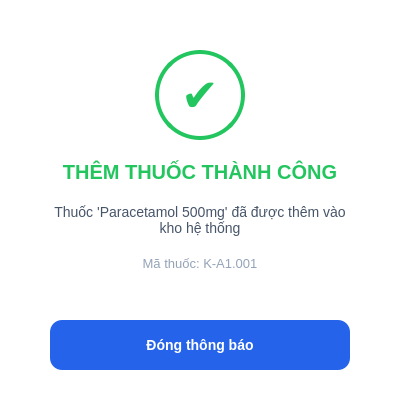
<?xml version="1.0" encoding="UTF-8"?>
<ui version="4.0">
 <class>dlg_add_success</class>
 <widget class="QDialog" name="dlg_add_success">
  <property name="geometry">
   <rect><x>0</x><y>0</y><width>400</width><height>420</height></rect>
  </property>
  <property name="styleSheet">
   <string notr="true">QDialog { background-color: rgba(0, 0, 0, 0); }</string>
  </property>
  <layout class="QVBoxLayout" name="main_layout">
   <property name="spacing"><number>0</number></property>
   <property name="leftMargin"><number>10</number></property>
   <property name="topMargin"><number>10</number></property>
   <property name="rightMargin"><number>10</number></property>
   <property name="bottomMargin"><number>10</number></property>
   <item>
    <widget class="QFrame" name="container_frame">
     <property name="styleSheet">
      <string notr="true">
       QFrame#container_frame { background-color: #FFFFFF; border-radius: 20px; }
      </string>
     </property>
     <layout class="QVBoxLayout" name="content_layout">
      <property name="spacing"><number>20</number></property>
      <property name="leftMargin"><number>40</number></property>
      <property name="topMargin"><number>40</number></property>
      <property name="rightMargin"><number>40</number></property>
      <property name="bottomMargin"><number>40</number></property>

      <item>
       <layout class="QHBoxLayout" name="layout_icon">
        <item><spacer name="s1"><property name="orientation"><enum>Qt::Horizontal</enum></property><property name="sizeHint" stdset="0"><size><width>40</width><height>20</height></size></property></spacer></item>
        <item>
         <widget class="QLabel" name="lbl_icon">
          <property name="minimumSize"><size><width>90</width><height>90</height></size></property>
          <property name="maximumSize"><size><width>90</width><height>90</height></size></property>
          <property name="styleSheet">
           <string notr="true">
                border: 4px solid #22C55E;
                border-radius: 45px;
                color: #22C55E;
                font-family: 'Segoe UI Symbol';
                font-size: 45px;
                font-weight: bold;
           </string>
          </property>
          <property name="text"><string>✔</string></property>
          <property name="alignment"><set>Qt::AlignCenter</set></property>
         </widget>
        </item>
        <item><spacer name="s2"><property name="orientation"><enum>Qt::Horizontal</enum></property><property name="sizeHint" stdset="0"><size><width>40</width><height>20</height></size></property></spacer></item>
       </layout>
      </item>

      <item>
       <widget class="QLabel" name="lbl_title">
        <property name="text"><string>THÊM THUỐC THÀNH CÔNG</string></property>
        <property name="styleSheet"><string notr="true">color: #22C55E; font-weight: bold; font-size: 20px;</string></property>
        <property name="alignment"><set>Qt::AlignCenter</set></property>
       </widget>
      </item>

      <item>
       <widget class="QLabel" name="lbl_desc">
        <property name="text"><string>Thuốc 'Paracetamol 500mg' đã được thêm vào kho hệ thống</string></property>
        <property name="styleSheet"><string notr="true">color: #475569; font-size: 14px;</string></property>
        <property name="alignment"><set>Qt::AlignCenter</set></property>
        <property name="wordWrap"><bool>true</bool></property>
       </widget>
      </item>

      <item>
       <widget class="QLabel" name="lbl_code">
        <property name="text"><string>Mã thuốc: K-A1.001</string></property>
        <property name="styleSheet"><string notr="true">color: #94A3B8; font-size: 13px;</string></property>
        <property name="alignment"><set>Qt::AlignCenter</set></property>
       </widget>
      </item>

      <item><spacer name="v_spacer"><property name="orientation"><enum>Qt::Vertical</enum></property><property name="sizeHint" stdset="0"><size><width>20</width><height>40</height></size></property></spacer></item>

      <item>
       <widget class="QPushButton" name="btn_close">
        <property name="minimumSize"><size><width>100</width><height>50</height></size></property>
        <property name="text"><string>Đóng thông báo</string></property>
        <property name="styleSheet"><string notr="true">background-color: #2563EB; color: white; border-radius: 12px; font-weight: bold; font-size: 14px;</string></property>
       </widget>
      </item>
     </layout>
    </widget>
   </item>
  </layout>
 </widget>
</ui>
